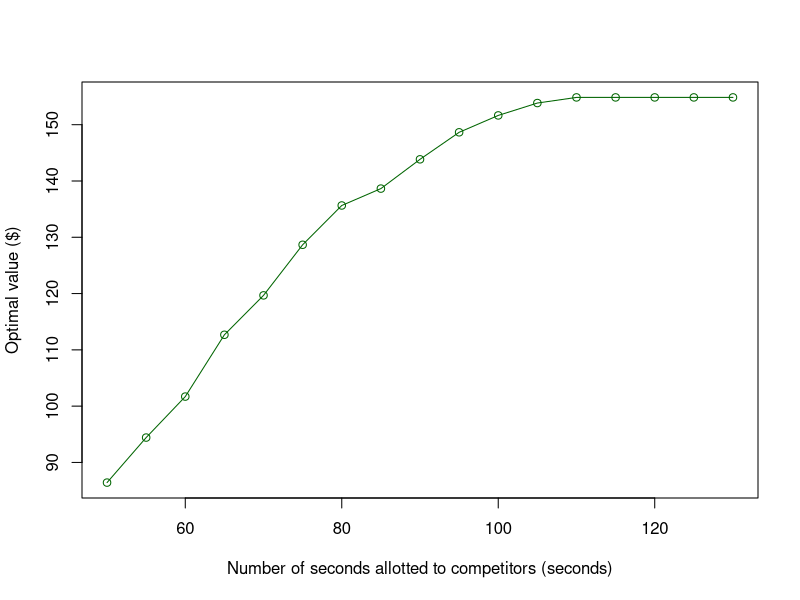
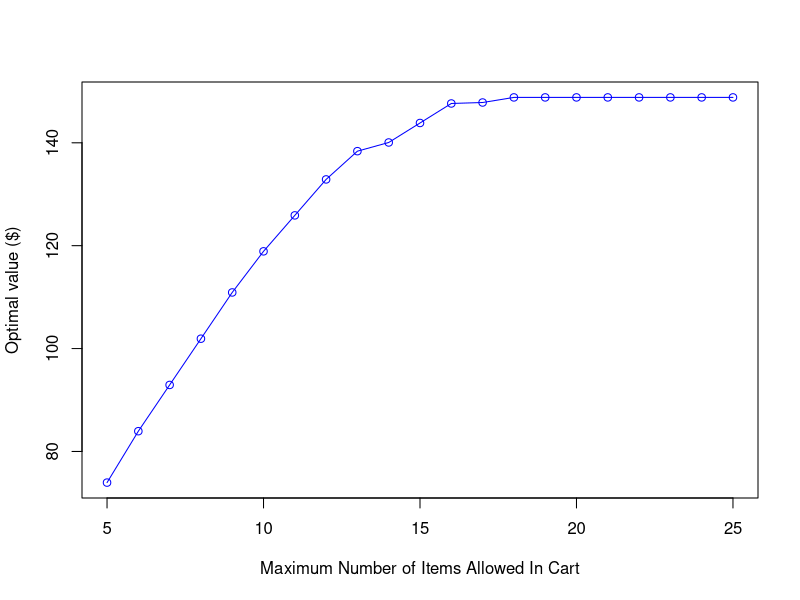
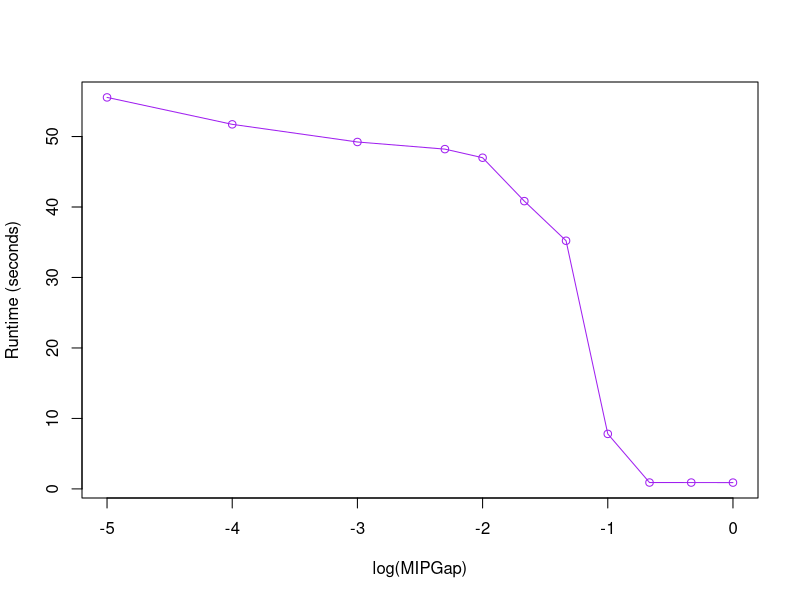

R code for these plots, in order:
## ---- chunk 1
knitr::opts_chunk$set(echo = TRUE)
## ---- chunk 2
d_results = c(86.42, 94.41999999999999, 101.69999999999999, 112.67999999999999, 119.67999999999996, 128.66999999999996, 135.64999999999998, 138.64999999999998, 143.85, 148.64999999999998, 151.64999999999998, 153.85, 154.85, 154.85, 154.85, 154.85, 154.85)
times=50+(0:16)*5
plot(times, d_results, col="dark green", xlab="Number of seconds allotted to competitors (seconds)", ylab="Optimal value ($)", type='o')
## ---- chunk 3
e_results=c(73.95, 83.94, 92.92999999999999, 101.91999999999999, 110.90999999999998, 118.89999999999998, 125.88999999999997, 132.87999999999997, 138.36999999999998, 140.05999999999997, 143.85, 147.64, 147.82999999999998, 148.82, 148.82, 148.82, 148.82, 148.82, 148.82, 148.82, 148.82)
capacities=c(5:25)
plot(capacities, e_results, col="blue", xlab="Maximum Number of Items Allowed In Cart", ylab="Optimal value ($)", type='o')
## ---- chunk 4
f_results=c(55.552918910980225,51.73050308227539,49.226829051971436,48.2147171497345,46.99422883987427,40.8342010974884,35.21365284919739,7.805516004562378,0.9036610126495361,0.8991899490356445,0.8945901393890381)
mipgaps=c(10**-5,10**-4,10**-3,5*10**-3,10**-2,10**-(5/3),10**-(4/3),10**-1,10**-(2/3),10**-(1/3),10**0)
#mipgaps2=c(-4,)
plot(log(mipgaps,base=10), f_results, col="purple", xlab="log(MIPGap)", ylab="Runtime (seconds)", type='o')
